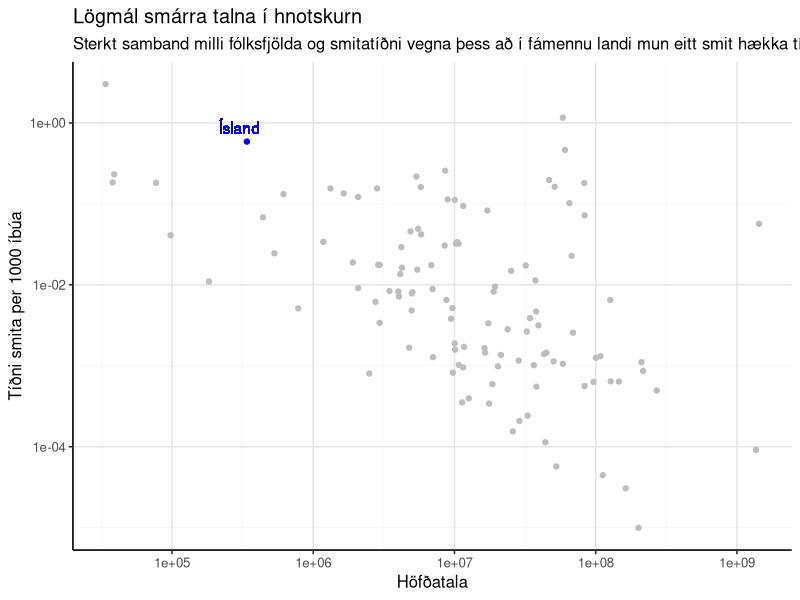

R code for this plot: (Note: this script raises an error after producing the figure.)
## ---- chunk 1
knitr::opts_chunk$set(echo = TRUE, warning = F, message = F, fig.asp = 0.621, out.width = "100%", fig.width = 8)
## ---- chunk 2
library(tidyverse); library(cowplot); library(kableExtra); library(scales); library(gganimate)
library(lubridate)
theme_set(theme_classic(base_size = 12) + 
              background_grid(color.major = "grey90", 
                              color.minor = "grey95", 
                              minor = "xy", major = "xy") +
              theme(legend.position = "none"))
## ---- chunk 3
d <- read_csv("../Data/ECDC_Data.csv")
## ---- chunk 4
d %>% 
    group_by(country) %>% 
    filter(date == max(date)) %>% 
    ggplot(aes(pop, case_rate, col = country == "Iceland")) +
    geom_point() +
    scale_x_log10() +
    scale_y_log10() +
    scale_colour_manual(values = c("grey", "blue")) +
    geom_text(aes(x = 3e5, y = 0.87, label = "Ísland"), colour = "blue") +
    labs(x = "Höfðatala", y = "Tíðni smita per 1000 íbúa",
         title = "Lögmál smárra talna í hnotskurn",
         subtitle = "Sterkt samband milli fólksfjölda og smitatíðni vegna þess að í fámennu landi mun eitt smit hækka tíðnina meira") +
    theme(legend.position = "none") +
    ggsave("tidni_vs_pop.png", width = 8, height = 0.621 * 8, scale = 2)
## ---- chunk 5
d %>% 
    filter(date >= ymd("2020-02-27")) %>%
    ggplot(aes(pop, case_rate, col = country == "Iceland", group = country)) +
    geom_point() +
    scale_x_log10() +
    scale_y_log10() +
    scale_colour_manual(values = c("grey", "blue")) +
    labs(x = "Höfðatala", y = "Tíðni smita per 1000 íbúa",
         title = "<i style='color:blue'>Ísland</i> byrjar með háa tíðni eingöngu vegna íbúafjöda",
         subtitle = "Dagsetning: {closest_state}") +
    theme(legend.position = "none",
          plot.title = element_markdown())
## ---- chunk 6
p <- d %>% 
    filter(date >= ymd("2020-02-27")) %>%
    ggplot(aes(pop, case_rate, col = country == "Iceland", group = country)) +
    geom_point() +
    scale_x_log10() +
    scale_y_log10() +
    scale_colour_manual(values = c("grey", "blue")) +
    labs(x = "Höfðatala", y = "Tíðni smita per 1000 íbúa",
         title = "<i style='color:blue'><strong>Ísland</strong></i> byrjar með háa tíðni eingöngu vegna íbúafjölda",
         subtitle = "Dagsetning: {closest_state}") +
    theme(legend.position = "none",
          plot.title = element_markdown()) +
    transition_states(date,
                      transition_length = 2,
                      state_length = 1) +
    shadow_wake(wake_length = 0.5)
anim_save("pop_growth.gif", p)
